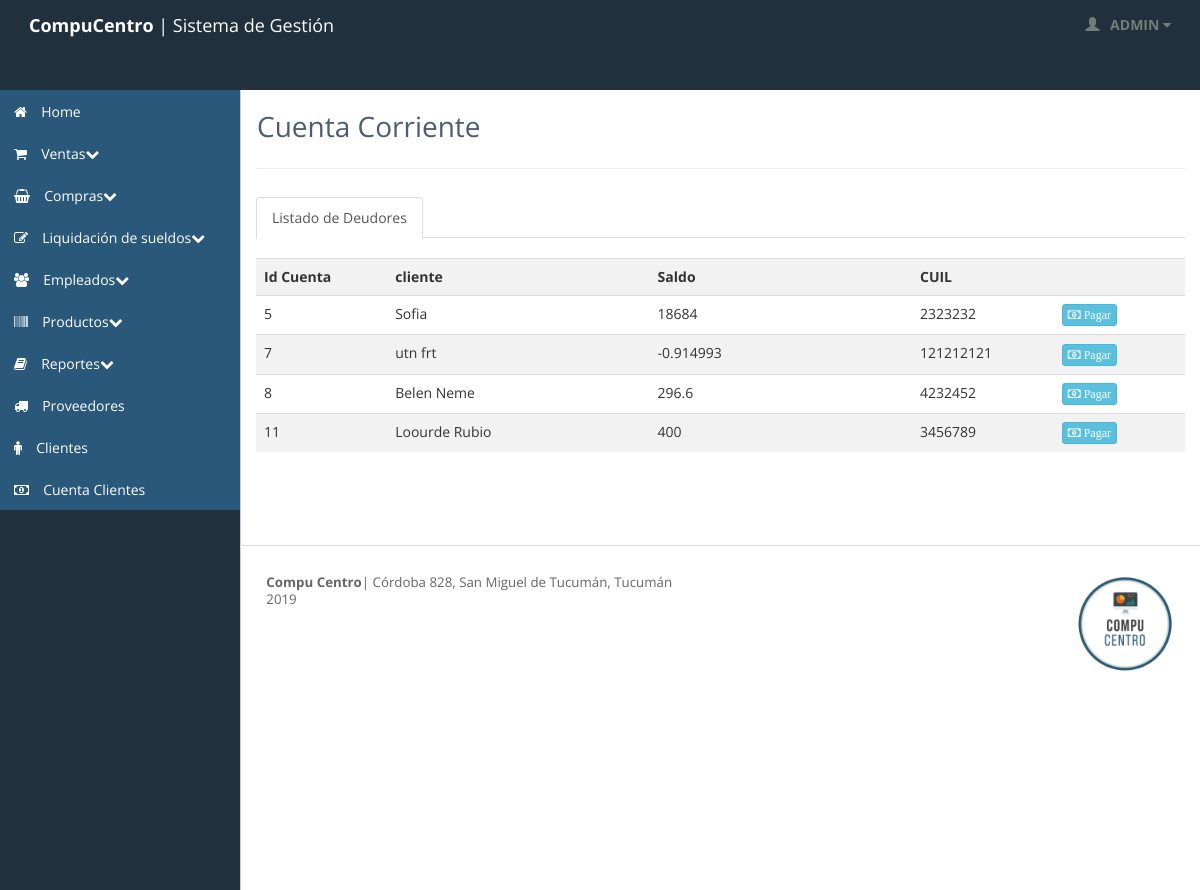
The page /pago.php (signed in) on the database its author committed.
### tables this page shows
CREATE TABLE `cuenta` (
  `idcuenta` int(11) NOT NULL,
  `saldocuenta` float NOT NULL,
  `estado` int(11) NOT NULL,
  `cliente_idcliente` int(11) NOT NULL
);

CREATE TABLE `cliente` (
  `idcliente` int(11) NOT NULL,
  `nombreorsocial` varchar(45) NOT NULL,
  `cuilcliente` varchar(45) NOT NULL,
  `mailcliente` varchar(45) DEFAULT NULL,
  `telefonocliente` varchar(45) DEFAULT NULL,
  `tipo_idtipo` int(11) NOT NULL,
  `direccion_iddireccion` int(11) NOT NULL,
  `estado` int(11) NOT NULL
);

### inc_pago/inc_pago_query.php (called while the page is built, shortened)
<?php
$q_pago=mysql_query("SELECT * FROM cuenta inner join cliente on cliente_idcliente= idcliente where cuenta.estado=1");
?>

### inc_pago/inc_pago_grid.php (the view)
<?php
	$num_total_registros = mysql_num_rows($q_pago);
	if ($num_total_registros>0) {?>
		<table class="table">
			<tr>
				<th class="col-xs-1 col-sm-1 col-md-1 col-lg-1">Id Cuenta</th>
				<th class="col-xs-1 col-sm-1 col-md-1 col-lg-1">cliente</th>
				<th class="col-xs-2 col-sm-2 col-md-2 col-lg-2">Saldo</th>
				<th class="col-xs-1 col-sm-1 col-md-1 col-lg-1">CUIL</th>
				<th class="col-xs-1 col-sm-1 col-md-1 col-lg-1"></th>
			</tr>
<?php
	 while ($row_pago=mysql_fetch_array($q_pago)) {
	 	if ($row_pago['saldocuenta']!=0) {
	  ?>
	 		<tr>
		 		<td class="col-xs-1 col-sm-1 col-md-1 col-lg-1"><?php echo $row_pago['idcuenta'] ?></td>
		 		<td class="col-xs-1 col-sm-1 col-md-1 col-lg-2"><?php echo $row_pago['nombreorsocial'] ?></td>
		 		<td class="col-xs-2 col-sm-2 col-md-2 col-lg-2"><?php echo $row_pago['saldocuenta'] ?></td>
		 		<td class="col-xs-1 col-sm-1 col-md-1 col-lg-1"><?php echo $row_pago['cuilcliente'] ?></td>
				<td class="col-xs-1 col-sm-1 col-md-1 col-lg-1"> <a href="pagar_cuenta.php?idcuenta=<?php echo $row_pago['idcuenta']; ?>"><button type="button" class= "btn btn-info btn-xs"><i class="fa fa-money"> Pagar </i> </button></a> </td>
	 		</tr>
	 <?php
		}
	}
}	?>
</table>

### stylesheets/theme.css (style rules this page uses)
body { background: #20303c; background-position: initial initial; background-repeat: initial initial; margin: 0px; padding: 0px; }
body, h1, h2, h3, h4, h5, h6, p, a, .h1, .h2, .h3, .h4, .h5, .h6 { font-family: 'Open Sans', helvetica, arial, sans-serif; }
tr:nth-child(2n+1) { background-color: #F2F2F3; }
.btn { -webkit-border-radius: 3px; -moz-border-radius: 3px; border-radius: 3px; }

### rows shown on the page
cuenta: idcuenta "5", cliente.nombreorsocial "Sofia", saldocuenta "18684", cliente.cuilcliente "2323232"
cuenta: idcuenta "7", cliente.nombreorsocial "utn frt", saldocuenta "-0.914993", cliente.cuilcliente "121212121"
cuenta: idcuenta "8", cliente.nombreorsocial "Belen Neme", saldocuenta "296.6", cliente.cuilcliente "4232452"
cuenta: idcuenta "11", cliente.nombreorsocial "Loourde Rubio", saldocuenta "400", cliente.cuilcliente "3456789"

### other values the page prints
$_SESSION["usuarioactual"] "ADMIN"
